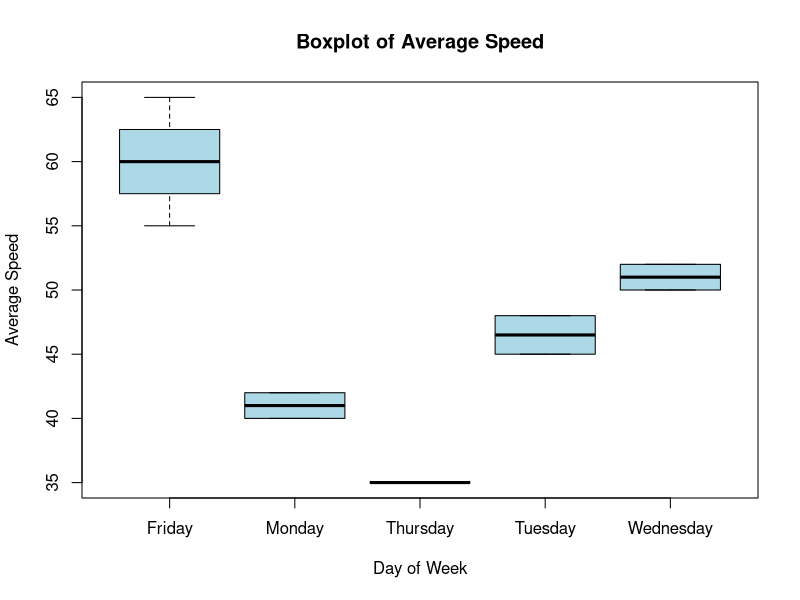
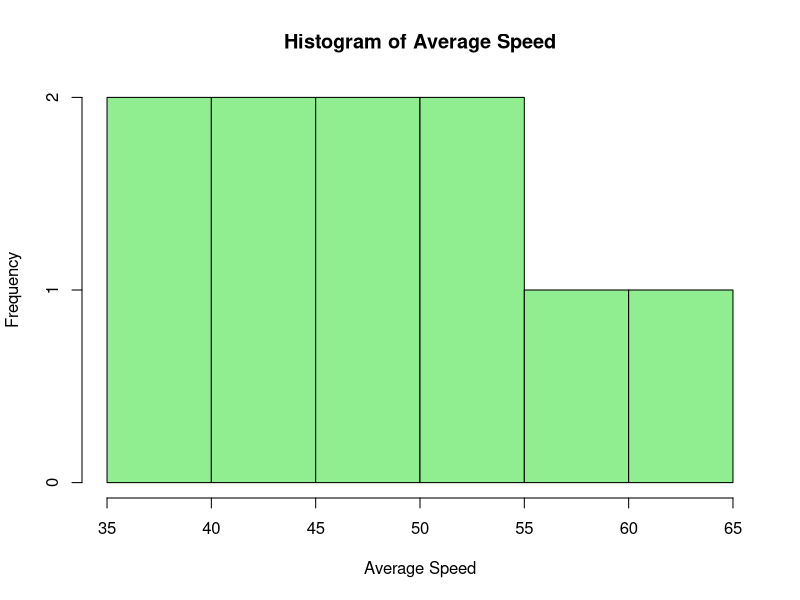
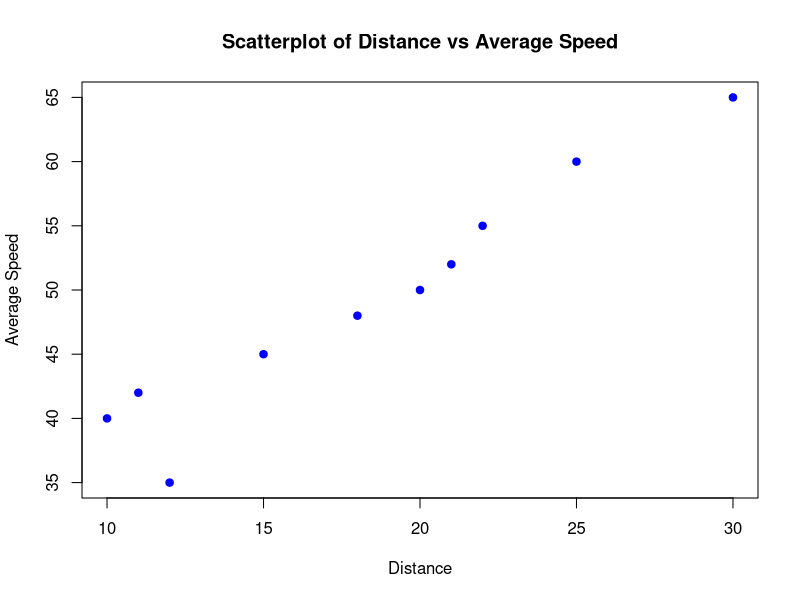

R code for these plots, in order:
# Experiment 2: Plotting Graphs Using R

# Dataset
travel.times <- data.frame(
  DayOfWeek = c("Monday", "Tuesday", "Wednesday",
                "Thursday", "Friday", "Monday",
                "Friday", "Tuesday", "Wednesday", "Friday"),
  AvgSpeed = c(40, 45, 50, 35, 60, 42, 55, 48, 52, 65),
  Distance = c(10, 15, 20, 12, 25, 11, 22, 18, 21, 30)
)

# Boxplot
boxplot(AvgSpeed ~ DayOfWeek,
        data = travel.times,
        main = "Boxplot of Average Speed",
        xlab = "Day of Week",
        ylab = "Average Speed",
        col = "lightblue")

# Histogram
hist(travel.times$AvgSpeed,
     main = "Histogram of Average Speed",
     xlab = "Average Speed",
     col = "lightgreen")

# Scatterplot
plot(travel.times$Distance,
     travel.times$AvgSpeed,
     main = "Scatterplot of Distance vs Average Speed",
     xlab = "Distance",
     ylab = "Average Speed",
     pch = 19,
     col = "blue")
